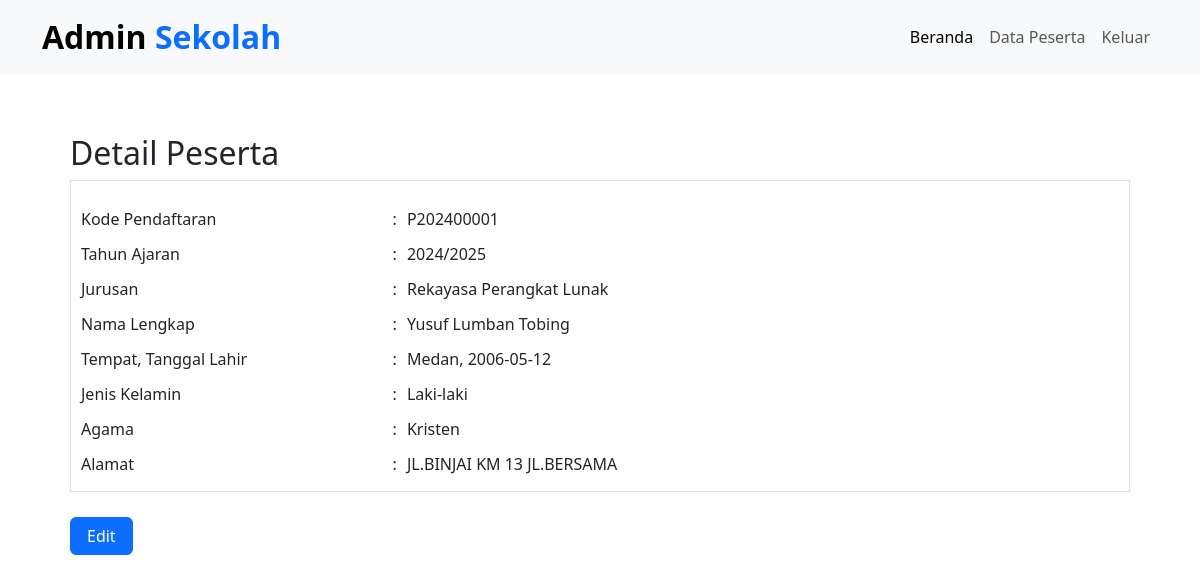
The page /detail-peserta.php?id=P202400001 (signed in) on the database its author committed.
### tables this page shows
CREATE TABLE `tb_pendaftaran` (
  `id_pendaftaran` char(20) NOT NULL,
  `tgl_daftar` date NOT NULL,
  `th_ajaran` varchar(9) NOT NULL,
  `jurusan` varchar(50) NOT NULL,
  `nm_peserta` varchar(50) NOT NULL,
  `tmp_lahir` varchar(50) NOT NULL,
  `tgl_lahir` date NOT NULL,
  `jk` enum('Laki-laki','Perempuan') NOT NULL,
  `agama` varchar(15) NOT NULL,
  `almt_peserta` text NOT NULL
);

### detail-peserta.php (the view, shortened to what this page needs)
<?php
include 'koneksi.php';
$peserta = mysqli_query($conn, "SELECT * FROM tb_pendaftaran WHERE id_pendaftaran = '" . $_GET['id'] . "' ");
$p = mysqli_fetch_object($peserta);
?>
<!DOCTYPE html>
<html>
<head>
     <link rel="stylesheet" type="text/css" href="css/style.css">
     <link rel="stylesheet" href="bootstrap/css/bootstrap.min.css">
</head>
<body>
     <header>
          <nav class="navbar navbar-expand-lg bg-body-tertiary">
               <div class="container">
                    <a class="navbar-brand fs-2 fw-bold" href="beranda.php">Admin <span
                              class="text-primary">Sekolah</span> </a>
                    <div class="collapse navbar-collapse" id="navbarNav">
                         <ul class="navbar-nav ms-auto ">
                              <li class="nav-item">
                                   <a class="nav-link active" aria-current="page" href="beranda.php">Beranda</a>
                              </li>
                              <li class="nav-item">
                                   <a class="nav-link" href="data-peserta.php">Data Peserta</a>
                              </li>
                              <li class="nav-item">
                                   <a class="nav-link" href="keluar.php">Keluar</a>
                              </li>
                         </ul>
                    </div>
               </div>
          </nav>
     </header>
     <section class="content">
          <h2>Detail Peserta</h2>
          <div class="box">
               <table class="table-data" border="0">
                    <tr>
                         <td>Kode Pendaftaran</td>
                         <td>:</td>
                         <td><?php echo $p->id_pendaftaran ?></td>
                    </tr>
                    <tr>
                         <td>Tahun Ajaran</td>
                         <td>:</td>
                         <td><?php echo $p->th_ajaran ?></td>
                    </tr>
                    <tr>
                         <td>Jurusan</td>
                         <td>:</td>
                         <td><?php echo $p->jurusan ?></td>
                    </tr>
                    <tr>
                         <td>Nama Lengkap</td>
                         <td>:</td>
                         <td><?php echo $p->nm_peserta ?></td>
                    </tr>
                    <tr>
                         <td>Tempat, Tanggal Lahir</td>
                         <td>:</td>
                         <td><?php echo $p->tmp_lahir . ', ' . $p->tgl_lahir ?></td>
                    </tr>
                    <tr>
                         <td>Jenis Kelamin</td>
                         <td>:</td>
                         <td><?php echo $p->jk ?></td>
                    </tr>
                    <tr>
                         <td>Agama</td>
                         <td>:</td>
                         <td><?php echo $p->agama ?></td>
                    </tr>
                    <tr>
                         <td>Alamat</td>
                         <td>:</td>
                         <td><?php echo $p->almt_peserta ?></td>
                    </tr>
               </table>
          </div>
          <a href="edit-data.php?id=<?= $p->id_pendaftaran ?>" class="btn btn-primary px-3">Edit</a>
     </section>
</body>
</html>

### css/style.css (style rules this page uses)
* { margin: 0; padding: 0; }
body { background-color: #f8f8f8; overflow: hidden; }
.box { background-color: #fff; border: 1px solid #ddd; padding: 10px; box-sizing: border-box; margin: 5px 0 25px; }
.table-data { width: 100%; margin-top: 10px; }
.table-data tr { height: 35px; }
.table-data tr td:nth-child(1) { width: 30%; }
.content { width: 90%; padding: 10px; box-sizing: border-box; margin: 50px auto; }

### rows shown on the page
tb_pendaftaran: id_pendaftaran "P202400001", th_ajaran "2024/2025", jurusan "Rekayasa Perangkat Lunak", nm_peserta "Yusuf Lumban Tobing", tmp_lahir "Medan", tgl_lahir "2006-05-12", jk "Laki-laki", agama "Kristen", almt_peserta "JL.BINJAI KM 13 JL.BERSAMA"
